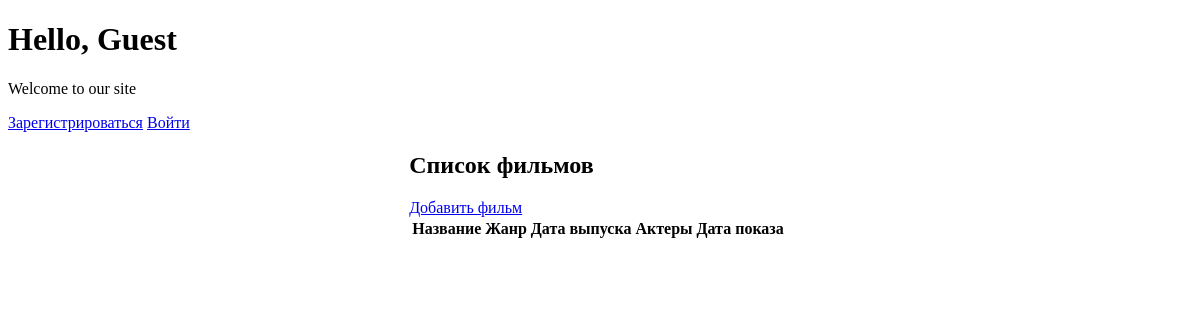
Before: / with the older database file.
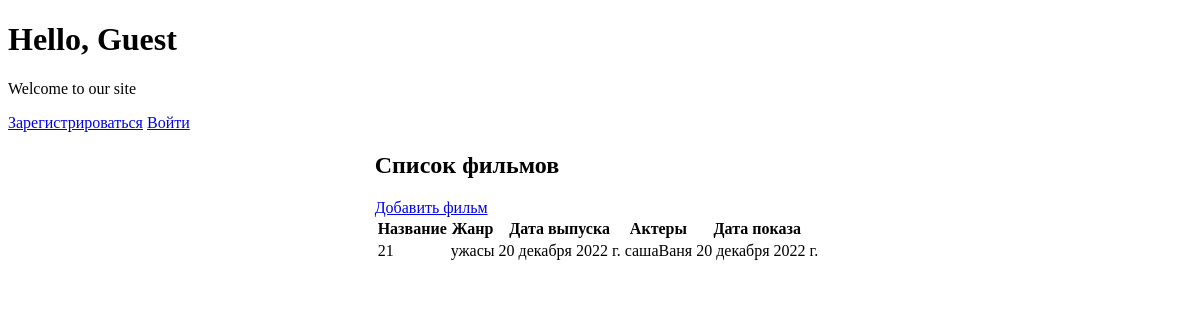
After: the same page with the newer database file.
### filmApp/models.py (models this page shows)
class Film(models.Model):
    name = models.CharField(max_length=100)
    genre = models.ForeignKey(Category, on_delete=models.CASCADE)
    issue_date = models.DateField()
    actors = models.TextField()
    show_date = models.DateField()

class Category(models.Model):
    genre = models.CharField(max_length=50)
    def __str__(self):
        return self.genre

### filmApp/views.py (the view)
# urls.py: path('', views.index, name='home'),
def index(request):
    films = Film.objects.all()
    return render(request, 'filmApp/index.html', {'films': films})

### filmApp/templates/filmApp/index.html (shortened to what this page needs)
<!DOCTYPE html>
{% load static %}
<html lang="en">
<head>
    <link rel="stylesheet" href="{% static 'css/style.css' %}">
</head>
<body>
<h1>Hello, {{ user.username|default:'Guest' }}</h1>
<p>Welcome to our site</p>
{% if user.is_authenticated %}
<a href="{% url 'logout' %}">Выйти из аккаунта</a>
{% else %}
<a href="{% url 'signup' %}">Зарегистрироваться</a>
<a href="{% url 'login' %}">Войти</a>
{% endif %}
 <div class="main">
     <div>
         {% if user.is_authenticated %}
            <h2>Список фильмов</h2>
            <a href="add/">Добавить фильм</a>
            <table>
                <thead class="main__table"><th>Название</th><th>Жанр</th><th>Дата выпуска</th><th>Актеры</th><th>Дата показа</th><th></th></thead>
                {% for film in films %}
                <tr class="main__table">
                    <td>{{ film.name }}</td>
                    <td>{{ film.genre }}</td>
                    <td>{{ film.issue_date }}</td>
                    <td>{{ film.actors }}</td>
                    <td>{{ film.show_date }}</td>
                    <td>
                        <a href="edit/{{ film.id }}">Изменить</a> | <a href="delete/{{ film.id }}">Удалить</a>
                    </td>
                </tr>
                {% endfor %}
            </table>
         {% else %}
            <h2>Список фильмов</h2>
            <a href="add/">Добавить фильм</a>
            <table>
                <thead class="main__table"><th>Название</th><th>Жанр</th><th>Дата выпуска</th><th>Актеры</th><th>Дата показа</th><th></th></thead>
                {% for film in films %}
                <tr class="main__table">
                    <td>{{ film.name }}</td>
                    <td>{{ film.genre }}</td>
                    <td>{{ film.issue_date }}</td>
                    <td>{{ film.actors }}</td>
                    <td>{{ film.show_date }}</td>
                </tr>
                {% endfor %}
         {% endif %}
     </div>
 </div>
</body>
</html>

### filmApp/static/css/style.css (style rules this page uses)
.main { display: flex; justify-content: center; }

Changed rows visible on the page:
added Film: name "21", genre "ужасы", issue_date "20 декабря 2022 г.", actors "сашаВаня", show_date "20 декабря 2022 г."
